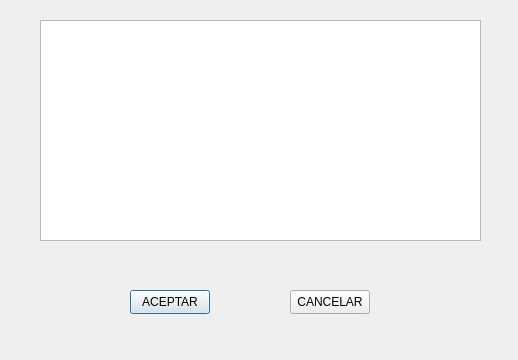
<?xml version="1.0" encoding="UTF-8"?>
<ui version="4.0">
 <class>Comentar</class>
 <widget class="QDialog" name="Comentar">
  <property name="geometry">
   <rect>
    <x>0</x>
    <y>0</y>
    <width>518</width>
    <height>360</height>
   </rect>
  </property>
  <property name="windowTitle">
   <string>Dialog</string>
  </property>
  <widget class="QTextEdit" name="textEdit">
   <property name="geometry">
    <rect>
     <x>40</x>
     <y>20</y>
     <width>441</width>
     <height>221</height>
    </rect>
   </property>
  </widget>
  <widget class="QPushButton" name="pushButton">
   <property name="geometry">
    <rect>
     <x>130</x>
     <y>290</y>
     <width>80</width>
     <height>24</height>
    </rect>
   </property>
   <property name="text">
    <string>ACEPTAR</string>
   </property>
  </widget>
  <widget class="QPushButton" name="pushButton_2">
   <property name="geometry">
    <rect>
     <x>290</x>
     <y>290</y>
     <width>80</width>
     <height>24</height>
    </rect>
   </property>
   <property name="text">
    <string>CANCELAR</string>
   </property>
  </widget>
 </widget>
 <resources/>
 <connections/>
</ui>
